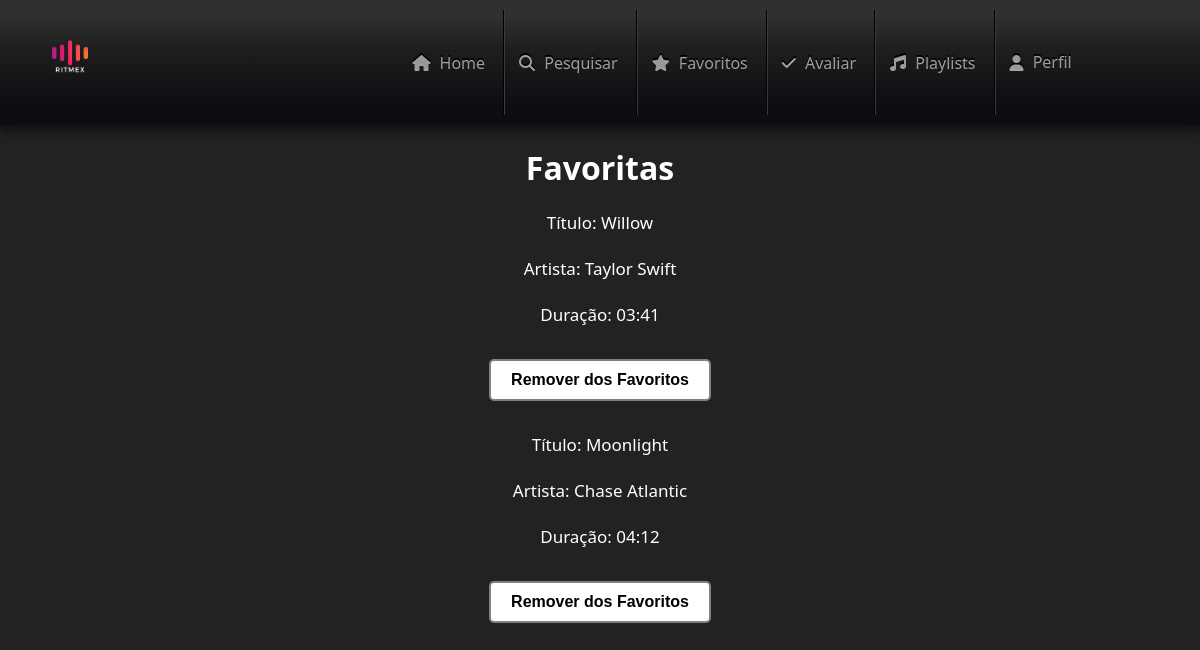
/Favoritas/favoritas.php (signed in), run on the app's committed database.
### tables this page shows
CREATE TABLE IF NOT EXISTS `musica` (
  `id_Musica` int(11) NOT NULL AUTO_INCREMENT,
  `titulo` varchar(70) NOT NULL,
  `id_Artista` int(11) NOT NULL,
  `duracao` int(11) DEFAULT NULL,
  `id_Album` int(11) NOT NULL,
  `id_Genero` int(11) NOT NULL,
  `data_lancamento` varchar(70) DEFAULT NULL,
  `caminho_mp3` varchar(255) DEFAULT NULL,
  PRIMARY KEY (`id_Musica`),
  KEY `fk_chave_estrangeira_artista` (`id_Artista`),
  KEY `fk_chave_estrangeira_album3` (`id_Album`),
  KEY `fk_chave_estrangeira_genero3` (`id_Genero`),
  CONSTRAINT `fk_chave_estrangeira_album3` FOREIGN KEY (`id_Album`) REFERENCES `albuns` (`id_Album`),
  CONSTRAINT `fk_chave_estrangeira_artista` FOREIGN KEY (`id_Artista`) REFERENCES `artistas` (`id_Artista`),
  CONSTRAINT `fk_chave_estrangeira_genero3` FOREIGN KEY (`id_Genero`) REFERENCES `generos` (`id_Genero`)
);

CREATE TABLE IF NOT EXISTS `artistas` (
  `id_Artista` int(11) NOT NULL AUTO_INCREMENT,
  `nome_artista` varchar(70) DEFAULT NULL,
  `email` varchar(70) NOT NULL,
  `senha` varchar(70) NOT NULL,
  `termos` tinyint(1) NOT NULL DEFAULT 0,
  PRIMARY KEY (`id_Artista`)
);

### Favoritas/buscar_favoritas.php (the view, shortened to what this page needs)
<?php
$servername = "localhost";
$username = "root";
$password = "";
$dbname = "ritmex";
$conn = new mysqli($servername, $username, $password, $dbname);
if (isset($_SESSION['user_id'])) {
    $id_Utilizador = $_SESSION['user_id'];
    $sql = "SELECT f.id_Musica, m.titulo, a.nome_artista, m.duracao
            FROM musica m
            INNER JOIN favoritos f ON m.id_Musica = f.id_Musica
            INNER JOIN artistas a ON m.id_Artista = a.id_Artista
            WHERE f.id_Utilizador = $id_Utilizador";
    $result = $conn->query($sql);
    if ($result->num_rows > 0) {
        while ($row = $result->fetch_assoc()) {
            echo"<link rel='stylesheet' href=' favoritos.css'>";
            echo"<div style='color:white; font-size:17px;'>";
            echo "Título: " . $row["titulo"] . "<br>";
            echo"<br>";
            echo "Artista: " . $row["nome_artista"] . "<br>";
            echo"<br>";
            echo "Duração: " . segundosParaMinutosSegundos($row["duracao"]) . "<br>";
            echo"<br>";
            echo "</div>";
            echo "<form method='post' action='remover_favorita.php'>";
            echo "<button type='submit'>Remover dos Favoritos</button>";
            echo "</form>";
            echo "<br>";
        }
    } else {
        echo "<p style='color:white;'>Nenhuma música favoritada encontrada.</p>";
    }
} else {
    echo "Sessão não iniciada ou 'user_id' não definido.";
}
function segundosParaMinutosSegundos($segundos) {
    $minutos = floor($segundos / 60);
    $segundos = $segundos % 60;
    return sprintf('%02d:%02d', $minutos, $segundos);
}
?>

### Favoritas/favoritos.css (style rules this page uses)
* { box-sizing: border-box; }
body { margin: 0; background-color: #222; font-family: system-ui, sans-serif; }
button { display: inline-block; padding: 10px 20px; font-size: 16px; font-weight: bold; text-align: center; text-decoration: none; cursor: pointer; margin-top: 10px; margin-bottom: 10px; border: 2px solid grey; border-radius: 5px; color: black; background-color: white; transition: background-color 0.3s, color 0.3s; }

### data on the page
musica: titulo "Willow", id_Artista.nome_artista "Taylor Swift", duracao "03:41"
musica: titulo "Moonlight", id_Artista.nome_artista "Chase Atlantic", duracao "04:12"
